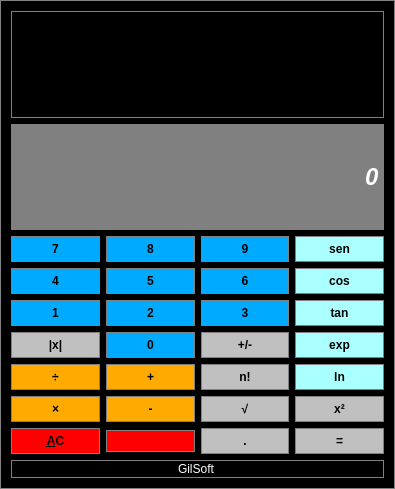
<?xml version="1.0" encoding="UTF-8"?>
<ui version="4.0">
 <class>Calculator</class>
 <widget class="QMainWindow" name="Calculator">
  <property name="geometry">
   <rect>
    <x>0</x>
    <y>0</y>
    <width>395</width>
    <height>489</height>
   </rect>
  </property>
  <property name="windowTitle">
   <string>Calculator</string>
  </property>
  <property name="windowIcon">
   <iconset resource="Resource.qrc">
    <normaloff>:/Resource/Cal.ico</normaloff>:/Resource/Cal.ico</iconset>
  </property>
  <property name="styleSheet">
   <string notr="true">QMainWindow
{

background-color: #000000;

border: 1px solid gray;

}</string>
  </property>
  <widget class="QWidget" name="centralWidget">
   <layout class="QGridLayout" name="gridLayout">
    <item row="1" column="0" colspan="4">
     <widget class="QLineEdit" name="Display">
      <property name="enabled">
       <bool>false</bool>
      </property>
      <property name="sizePolicy">
       <sizepolicy hsizetype="Preferred" vsizetype="Expanding">
        <horstretch>0</horstretch>
        <verstretch>0</verstretch>
       </sizepolicy>
      </property>
      <property name="font">
       <font>
        <family>Arial</family>
        <pointsize>18</pointsize>
        <weight>75</weight>
        <italic>true</italic>
        <bold>true</bold>
       </font>
      </property>
      <property name="styleSheet">
       <string notr="true">QLineEdit
{

background-color: gray;
border: 1px solid gray;
color: #FFFFFF


}</string>
      </property>
      <property name="text">
       <string>0</string>
      </property>
      <property name="maxLength">
       <number>1000000000</number>
      </property>
      <property name="alignment">
       <set>Qt::AlignRight|Qt::AlignTrailing|Qt::AlignVCenter</set>
      </property>
     </widget>
    </item>
    <item row="0" column="0" colspan="4">
     <widget class="QLineEdit" name="DisplayAux">
      <property name="enabled">
       <bool>false</bool>
      </property>
      <property name="sizePolicy">
       <sizepolicy hsizetype="Expanding" vsizetype="Expanding">
        <horstretch>0</horstretch>
        <verstretch>0</verstretch>
       </sizepolicy>
      </property>
      <property name="font">
       <font>
        <family>Arial</family>
        <pointsize>18</pointsize>
        <weight>75</weight>
        <bold>true</bold>
       </font>
      </property>
      <property name="layoutDirection">
       <enum>Qt::LeftToRight</enum>
      </property>
      <property name="styleSheet">
       <string notr="true">QLineEdit
{

background-color: black;
border: 1px solid gray;
color: #FFFFFF


}</string>
      </property>
      <property name="text">
       <string/>
      </property>
      <property name="alignment">
       <set>Qt::AlignRight|Qt::AlignTrailing|Qt::AlignVCenter</set>
      </property>
     </widget>
    </item>
    <item row="5" column="1">
     <widget class="QPushButton" name="pushButton_0">
      <property name="sizePolicy">
       <sizepolicy hsizetype="Preferred" vsizetype="Preferred">
        <horstretch>0</horstretch>
        <verstretch>0</verstretch>
       </sizepolicy>
      </property>
      <property name="font">
       <font>
        <pointsize>9</pointsize>
        <weight>75</weight>
        <bold>true</bold>
       </font>
      </property>
      <property name="styleSheet">
       <string notr="true">QPushButton
{

background-color: #00aaff;
border: 1px solid gray;
padding: 5px;


}
QPushButton:pressed
{

background-color: #A9A9A9;
border: 1px solid gray;
padding: 5px;


}
</string>
      </property>
      <property name="text">
       <string>0</string>
      </property>
      <property name="shortcut">
       <string>0</string>
      </property>
     </widget>
    </item>
    <item row="10" column="3">
     <widget class="QPushButton" name="pushButton_Square">
      <property name="font">
       <font>
        <pointsize>9</pointsize>
        <weight>75</weight>
        <bold>true</bold>
       </font>
      </property>
      <property name="styleSheet">
       <string notr="true">QPushButton
{

background-color: #C0C0C0;
border: 1px solid gray;
padding: 5px;


}
QPushButton:pressed
{

background-color: #A9A9A9;
border: 1px solid gray;
padding: 5px;


}</string>
      </property>
      <property name="text">
       <string>x²</string>
      </property>
     </widget>
    </item>
    <item row="7" column="2">
     <widget class="QPushButton" name="pushButton_Fact">
      <property name="font">
       <font>
        <pointsize>9</pointsize>
        <weight>75</weight>
        <bold>true</bold>
       </font>
      </property>
      <property name="styleSheet">
       <string notr="true">QPushButton
{

background-color: #C0C0C0;
border: 1px solid gray;
padding: 5px;


}
QPushButton:pressed
{

background-color: #A9A9A9;
border: 1px solid gray;
padding: 5px;


}</string>
      </property>
      <property name="text">
       <string>n!</string>
      </property>
     </widget>
    </item>
    <item row="17" column="1">
     <widget class="QPushButton" name="pushButton_CLOne">
      <property name="font">
       <font>
        <pointsize>9</pointsize>
        <weight>75</weight>
        <bold>true</bold>
       </font>
      </property>
      <property name="styleSheet">
       <string notr="true">QPushButton
{

background-color: #ff0000;
border: 1px solid gray;
padding: 3px;


}
QPushButton:pressed
{

background-color: #A9A9A9;
border: 1px solid gray;
padding: 5px;


}</string>
      </property>
      <property name="text">
       <string/>
      </property>
      <property name="icon">
       <iconset resource="Resource.qrc">
        <normaloff>:/Resource/Del.ico</normaloff>:/Resource/Del.ico</iconset>
      </property>
      <property name="iconSize">
       <size>
        <width>20</width>
        <height>20</height>
       </size>
      </property>
      <property name="shortcut">
       <string>Backspace</string>
      </property>
     </widget>
    </item>
    <item row="10" column="2">
     <widget class="QPushButton" name="pushButton_SquareRoot">
      <property name="font">
       <font>
        <pointsize>9</pointsize>
        <weight>75</weight>
        <bold>true</bold>
       </font>
      </property>
      <property name="styleSheet">
       <string notr="true">QPushButton
{

background-color: #C0C0C0;
border: 1px solid gray;
padding: 5px;


}
QPushButton:pressed
{

background-color: #A9A9A9;
border: 1px solid gray;
padding: 5px;


}</string>
      </property>
      <property name="text">
       <string>√</string>
      </property>
     </widget>
    </item>
    <item row="17" column="3">
     <widget class="QPushButton" name="pushButton_Equals">
      <property name="sizePolicy">
       <sizepolicy hsizetype="Preferred" vsizetype="Preferred">
        <horstretch>0</horstretch>
        <verstretch>0</verstretch>
       </sizepolicy>
      </property>
      <property name="font">
       <font>
        <pointsize>9</pointsize>
        <weight>75</weight>
        <bold>true</bold>
       </font>
      </property>
      <property name="styleSheet">
       <string notr="true">QPushButton
{

background-color: #C0C0C0;
border: 1px solid gray;
padding: 5px;


}
QPushButton:pressed
{

background-color: #A9A9A9;
border: 1px solid gray;
padding: 5px;


}
</string>
      </property>
      <property name="text">
       <string>=</string>
      </property>
      <property name="shortcut">
       <string>Return</string>
      </property>
     </widget>
    </item>
    <item row="4" column="1">
     <widget class="QPushButton" name="pushButton_2">
      <property name="sizePolicy">
       <sizepolicy hsizetype="Preferred" vsizetype="Preferred">
        <horstretch>0</horstretch>
        <verstretch>0</verstretch>
       </sizepolicy>
      </property>
      <property name="font">
       <font>
        <pointsize>9</pointsize>
        <weight>75</weight>
        <bold>true</bold>
       </font>
      </property>
      <property name="styleSheet">
       <string notr="true">QPushButton
{

background-color: #00aaff;
border: 1px solid gray;
padding: 5px;


}
QPushButton:pressed
{

background-color: #A9A9A9;
border: 1px solid gray;
padding: 5px;


}
</string>
      </property>
      <property name="text">
       <string>2</string>
      </property>
      <property name="shortcut">
       <string>2</string>
      </property>
     </widget>
    </item>
    <item row="5" column="0">
     <widget class="QPushButton" name="pushButton_Mod">
      <property name="font">
       <font>
        <pointsize>9</pointsize>
        <weight>75</weight>
        <bold>true</bold>
       </font>
      </property>
      <property name="styleSheet">
       <string notr="true">QPushButton
{

background-color: #C0C0C0;
border: 1px solid gray;
padding: 5px;


}
QPushButton:pressed
{

background-color: #A9A9A9;
border: 1px solid gray;
padding: 5px;


}</string>
      </property>
      <property name="text">
       <string>|x|</string>
      </property>
     </widget>
    </item>
    <item row="2" column="3">
     <widget class="QPushButton" name="pushButton_Sen">
      <property name="font">
       <font>
        <pointsize>9</pointsize>
        <weight>75</weight>
        <bold>true</bold>
       </font>
      </property>
      <property name="styleSheet">
       <string notr="true">QPushButton
{

background-color: #aaffff;
border: 1px solid gray;
padding: 5px;


}
QPushButton:pressed
{

background-color: #A9A9A9;
border: 1px solid gray;
padding: 5px;


}
</string>
      </property>
      <property name="text">
       <string>sen</string>
      </property>
     </widget>
    </item>
    <item row="7" column="0">
     <widget class="QPushButton" name="pushButton_Div">
      <property name="sizePolicy">
       <sizepolicy hsizetype="Preferred" vsizetype="Preferred">
        <horstretch>0</horstretch>
        <verstretch>0</verstretch>
       </sizepolicy>
      </property>
      <property name="font">
       <font>
        <pointsize>9</pointsize>
        <weight>75</weight>
        <bold>true</bold>
       </font>
      </property>
      <property name="styleSheet">
       <string notr="true">QPushButton
{

background-color: #ffaa00;
border: 1px solid gray;
padding: 5px;


}
QPushButton:pressed
{

background-color: #A9A9A9;
border: 1px solid gray;
padding: 5px;


}
</string>
      </property>
      <property name="text">
       <string>÷</string>
      </property>
      <property name="shortcut">
       <string>/</string>
      </property>
     </widget>
    </item>
    <item row="18" column="0" colspan="4">
     <widget class="QLineEdit" name="lineEdit">
      <property name="enabled">
       <bool>false</bool>
      </property>
      <property name="styleSheet">
       <string notr="true">QLineEdit
{

background-color: black;
border: 1px solid gray;
color: #FFFFFF


}</string>
      </property>
      <property name="text">
       <string>GilSoft</string>
      </property>
      <property name="alignment">
       <set>Qt::AlignCenter</set>
      </property>
     </widget>
    </item>
    <item row="17" column="2">
     <widget class="QPushButton" name="pushButton_Point">
      <property name="font">
       <font>
        <pointsize>9</pointsize>
        <weight>75</weight>
        <bold>true</bold>
       </font>
      </property>
      <property name="styleSheet">
       <string notr="true">QPushButton
{

background-color: #C0C0C0;
border: 1px solid gray;
padding: 5px;


}
QPushButton:pressed
{

background-color: #A9A9A9;
border: 1px solid gray;
padding: 5px;


}</string>
      </property>
      <property name="text">
       <string>.</string>
      </property>
      <property name="shortcut">
       <string>.</string>
      </property>
     </widget>
    </item>
    <item row="3" column="1">
     <widget class="QPushButton" name="pushButton_5">
      <property name="sizePolicy">
       <sizepolicy hsizetype="Preferred" vsizetype="Preferred">
        <horstretch>0</horstretch>
        <verstretch>0</verstretch>
       </sizepolicy>
      </property>
      <property name="font">
       <font>
        <pointsize>9</pointsize>
        <weight>75</weight>
        <bold>true</bold>
       </font>
      </property>
      <property name="styleSheet">
       <string notr="true">QPushButton
{

background-color: #00aaff;
border: 1px solid gray;
padding: 5px;


}
QPushButton:pressed
{

background-color: #A9A9A9;
border: 1px solid gray;
padding: 5px;


}
</string>
      </property>
      <property name="text">
       <string>5</string>
      </property>
      <property name="shortcut">
       <string>5</string>
      </property>
     </widget>
    </item>
    <item row="4" column="3">
     <widget class="QPushButton" name="pushButton_Tan">
      <property name="sizePolicy">
       <sizepolicy hsizetype="Preferred" vsizetype="Preferred">
        <horstretch>0</horstretch>
        <verstretch>0</verstretch>
       </sizepolicy>
      </property>
      <property name="font">
       <font>
        <pointsize>9</pointsize>
        <weight>75</weight>
        <bold>true</bold>
       </font>
      </property>
      <property name="styleSheet">
       <string notr="true">QPushButton
{

background-color: #aaffff;
border: 1px solid gray;
padding: 5px;


}
QPushButton:pressed
{

background-color: #A9A9A9;
border: 1px solid gray;
padding: 5px;


}
</string>
      </property>
      <property name="text">
       <string>tan</string>
      </property>
     </widget>
    </item>
    <item row="4" column="2">
     <widget class="QPushButton" name="pushButton_3">
      <property name="sizePolicy">
       <sizepolicy hsizetype="Preferred" vsizetype="Preferred">
        <horstretch>0</horstretch>
        <verstretch>0</verstretch>
       </sizepolicy>
      </property>
      <property name="font">
       <font>
        <pointsize>9</pointsize>
        <weight>75</weight>
        <bold>true</bold>
       </font>
      </property>
      <property name="styleSheet">
       <string notr="true">QPushButton
{

background-color: #00aaff;
border: 1px solid gray;
padding: 5px;


}
QPushButton:pressed
{

background-color: #A9A9A9;
border: 1px solid gray;
padding: 5px;


}
</string>
      </property>
      <property name="text">
       <string>3</string>
      </property>
      <property name="shortcut">
       <string>3</string>
      </property>
     </widget>
    </item>
    <item row="10" column="0">
     <widget class="QPushButton" name="pushButton_Mul">
      <property name="sizePolicy">
       <sizepolicy hsizetype="Preferred" vsizetype="Preferred">
        <horstretch>0</horstretch>
        <verstretch>0</verstretch>
       </sizepolicy>
      </property>
      <property name="font">
       <font>
        <pointsize>9</pointsize>
        <weight>75</weight>
        <bold>true</bold>
       </font>
      </property>
      <property name="styleSheet">
       <string notr="true">QPushButton
{

background-color: #ffaa00;
border: 1px solid gray;
padding: 5px;


}
QPushButton:pressed
{

background-color: #A9A9A9;
border: 1px solid gray;
padding: 5px;


}
</string>
      </property>
      <property name="text">
       <string>×</string>
      </property>
      <property name="shortcut">
       <string>*</string>
      </property>
     </widget>
    </item>
    <item row="7" column="3">
     <widget class="QPushButton" name="pushButton_Ln">
      <property name="font">
       <font>
        <pointsize>9</pointsize>
        <weight>75</weight>
        <bold>true</bold>
       </font>
      </property>
      <property name="styleSheet">
       <string notr="true">QPushButton
{

background-color: #aaffff;
border: 1px solid gray;
padding: 5px;


}
QPushButton:pressed
{

background-color: #A9A9A9;
border: 1px solid gray;
padding: 5px;


}
</string>
      </property>
      <property name="text">
       <string>ln</string>
      </property>
     </widget>
    </item>
    <item row="2" column="0">
     <widget class="QPushButton" name="pushButton_7">
      <property name="sizePolicy">
       <sizepolicy hsizetype="Preferred" vsizetype="Preferred">
        <horstretch>0</horstretch>
        <verstretch>0</verstretch>
       </sizepolicy>
      </property>
      <property name="font">
       <font>
        <pointsize>9</pointsize>
        <weight>75</weight>
        <bold>true</bold>
       </font>
      </property>
      <property name="styleSheet">
       <string notr="true">QPushButton
{

background-color: #00aaff;
border: 1px solid gray;
padding: 5px;


}
QPushButton:pressed
{

background-color: #A9A9A9;
border: 1px solid gray;
padding: 5px;


}
</string>
      </property>
      <property name="text">
       <string>7</string>
      </property>
      <property name="shortcut">
       <string>7</string>
      </property>
     </widget>
    </item>
    <item row="2" column="1">
     <widget class="QPushButton" name="pushButton_8">
      <property name="sizePolicy">
       <sizepolicy hsizetype="Preferred" vsizetype="Preferred">
        <horstretch>0</horstretch>
        <verstretch>0</verstretch>
       </sizepolicy>
      </property>
      <property name="font">
       <font>
        <pointsize>9</pointsize>
        <weight>75</weight>
        <bold>true</bold>
       </font>
      </property>
      <property name="styleSheet">
       <string notr="true">QPushButton
{

background-color: #00aaff;
border: 1px solid gray;
padding: 5px;


}
QPushButton:pressed
{

background-color: #A9A9A9;
border: 1px solid gray;
padding: 5px;


}
</string>
      </property>
      <property name="text">
       <string>8</string>
      </property>
      <property name="shortcut">
       <string>8</string>
      </property>
     </widget>
    </item>
    <item row="17" column="0">
     <widget class="QPushButton" name="pushButton_AC">
      <property name="sizePolicy">
       <sizepolicy hsizetype="Preferred" vsizetype="Preferred">
        <horstretch>0</horstretch>
        <verstretch>0</verstretch>
       </sizepolicy>
      </property>
      <property name="font">
       <font>
        <pointsize>9</pointsize>
        <weight>75</weight>
        <bold>true</bold>
       </font>
      </property>
      <property name="styleSheet">
       <string notr="true">QPushButton
{

background-color: #ff0000;
border: 1px solid gray;
padding: 3px;


}
QPushButton:pressed
{

background-color: #A9A9A9;
border: 1px solid gray;
padding: 5px;


}</string>
      </property>
      <property name="text">
       <string>&amp;AC</string>
      </property>
      <property name="shortcut">
       <string>Del</string>
      </property>
     </widget>
    </item>
    <item row="5" column="3">
     <widget class="QPushButton" name="pushButton_Exp">
      <property name="font">
       <font>
        <pointsize>9</pointsize>
        <weight>75</weight>
        <bold>true</bold>
       </font>
      </property>
      <property name="styleSheet">
       <string notr="true">QPushButton
{

background-color: #aaffff;
border: 1px solid gray;
padding: 5px;


}
QPushButton:pressed
{

background-color: #A9A9A9;
border: 1px solid gray;
padding: 5px;


}
</string>
      </property>
      <property name="text">
       <string>exp</string>
      </property>
     </widget>
    </item>
    <item row="5" column="2">
     <widget class="QPushButton" name="pushButton_ChangeSign">
      <property name="sizePolicy">
       <sizepolicy hsizetype="Preferred" vsizetype="Preferred">
        <horstretch>0</horstretch>
        <verstretch>0</verstretch>
       </sizepolicy>
      </property>
      <property name="font">
       <font>
        <pointsize>9</pointsize>
        <weight>75</weight>
        <bold>true</bold>
       </font>
      </property>
      <property name="styleSheet">
       <string notr="true">QPushButton
{

background-color: #C0C0C0;
border: 1px solid gray;
padding: 5px;


}
QPushButton:pressed
{

background-color: #A9A9A9;
border: 1px solid gray;
padding: 5px;


}
</string>
      </property>
      <property name="text">
       <string>+/-</string>
      </property>
     </widget>
    </item>
    <item row="3" column="0">
     <widget class="QPushButton" name="pushButton_4">
      <property name="sizePolicy">
       <sizepolicy hsizetype="Preferred" vsizetype="Preferred">
        <horstretch>0</horstretch>
        <verstretch>0</verstretch>
       </sizepolicy>
      </property>
      <property name="font">
       <font>
        <pointsize>9</pointsize>
        <weight>75</weight>
        <bold>true</bold>
       </font>
      </property>
      <property name="styleSheet">
       <string notr="true">QPushButton
{

background-color: #00aaff;
border: 1px solid gray;
padding: 5px;


}
QPushButton:pressed
{

background-color: #A9A9A9;
border: 1px solid gray;
padding: 5px;


}
</string>
      </property>
      <property name="text">
       <string>4</string>
      </property>
      <property name="shortcut">
       <string>4</string>
      </property>
     </widget>
    </item>
    <item row="2" column="2">
     <widget class="QPushButton" name="pushButton_9">
      <property name="sizePolicy">
       <sizepolicy hsizetype="Preferred" vsizetype="Preferred">
        <horstretch>0</horstretch>
        <verstretch>0</verstretch>
       </sizepolicy>
      </property>
      <property name="font">
       <font>
        <pointsize>9</pointsize>
        <weight>75</weight>
        <bold>true</bold>
       </font>
      </property>
      <property name="styleSheet">
       <string notr="true">QPushButton
{

background-color: #00aaff;
border: 1px solid gray;
padding: 5px;


}
QPushButton:pressed
{

background-color: #A9A9A9;
border: 1px solid gray;
padding: 5px;


}
</string>
      </property>
      <property name="text">
       <string>9</string>
      </property>
      <property name="shortcut">
       <string>9</string>
      </property>
     </widget>
    </item>
    <item row="10" column="1">
     <widget class="QPushButton" name="pushButton_Sub">
      <property name="sizePolicy">
       <sizepolicy hsizetype="Preferred" vsizetype="Preferred">
        <horstretch>0</horstretch>
        <verstretch>0</verstretch>
       </sizepolicy>
      </property>
      <property name="font">
       <font>
        <pointsize>9</pointsize>
        <weight>75</weight>
        <bold>true</bold>
       </font>
      </property>
      <property name="styleSheet">
       <string notr="true">QPushButton
{

background-color: #ffaa00;
border: 1px solid gray;
padding: 5px;


}
QPushButton:pressed
{

background-color: #A9A9A9;
border: 1px solid gray;
padding: 5px;


}
</string>
      </property>
      <property name="text">
       <string>-</string>
      </property>
      <property name="shortcut">
       <string>-</string>
      </property>
     </widget>
    </item>
    <item row="7" column="1">
     <widget class="QPushButton" name="pushButton_Add">
      <property name="sizePolicy">
       <sizepolicy hsizetype="Preferred" vsizetype="Preferred">
        <horstretch>0</horstretch>
        <verstretch>0</verstretch>
       </sizepolicy>
      </property>
      <property name="font">
       <font>
        <pointsize>9</pointsize>
        <weight>75</weight>
        <bold>true</bold>
       </font>
      </property>
      <property name="styleSheet">
       <string notr="true">QPushButton
{

background-color: #ffaa00;
border: 1px solid gray;
padding: 5px;


}
QPushButton:pressed
{

background-color: #A9A9A9;
border: 1px solid gray;
padding: 5px;


}
</string>
      </property>
      <property name="text">
       <string>+</string>
      </property>
      <property name="shortcut">
       <string>+</string>
      </property>
     </widget>
    </item>
    <item row="3" column="2">
     <widget class="QPushButton" name="pushButton_6">
      <property name="sizePolicy">
       <sizepolicy hsizetype="Preferred" vsizetype="Preferred">
        <horstretch>0</horstretch>
        <verstretch>0</verstretch>
       </sizepolicy>
      </property>
      <property name="font">
       <font>
        <pointsize>9</pointsize>
        <weight>75</weight>
        <bold>true</bold>
       </font>
      </property>
      <property name="styleSheet">
       <string notr="true">QPushButton
{

background-color: #00aaff;
border: 1px solid gray;
padding: 5px;


}
QPushButton:pressed
{

background-color: #A9A9A9;
border: 1px solid gray;
padding: 5px;


}
</string>
      </property>
      <property name="text">
       <string>6</string>
      </property>
      <property name="shortcut">
       <string>6</string>
      </property>
     </widget>
    </item>
    <item row="4" column="0">
     <widget class="QPushButton" name="pushButton_1">
      <property name="sizePolicy">
       <sizepolicy hsizetype="Preferred" vsizetype="Preferred">
        <horstretch>0</horstretch>
        <verstretch>0</verstretch>
       </sizepolicy>
      </property>
      <property name="font">
       <font>
        <pointsize>9</pointsize>
        <weight>75</weight>
        <bold>true</bold>
       </font>
      </property>
      <property name="styleSheet">
       <string notr="true">QPushButton
{

background-color: #00aaff;
border: 1px solid gray;
padding: 5px;


}
QPushButton:pressed
{

background-color: #A9A9A9;
border: 1px solid gray;
padding: 5px;


}
</string>
      </property>
      <property name="text">
       <string>1</string>
      </property>
      <property name="shortcut">
       <string>1</string>
      </property>
     </widget>
    </item>
    <item row="3" column="3">
     <widget class="QPushButton" name="pushButton_Cos">
      <property name="sizePolicy">
       <sizepolicy hsizetype="Preferred" vsizetype="Preferred">
        <horstretch>0</horstretch>
        <verstretch>0</verstretch>
       </sizepolicy>
      </property>
      <property name="font">
       <font>
        <pointsize>9</pointsize>
        <weight>75</weight>
        <bold>true</bold>
       </font>
      </property>
      <property name="styleSheet">
       <string notr="true">QPushButton
{

background-color: #aaffff;
border: 1px solid gray;
padding: 5px;


}
QPushButton:pressed
{

background-color: #A9A9A9;
border: 1px solid gray;
padding: 5px;


}
</string>
      </property>
      <property name="text">
       <string>cos</string>
      </property>
     </widget>
    </item>
   </layout>
  </widget>
  <widget class="QMenuBar" name="menuBar">
   <property name="enabled">
    <bool>true</bool>
   </property>
   <property name="geometry">
    <rect>
     <x>0</x>
     <y>0</y>
     <width>395</width>
     <height>21</height>
    </rect>
   </property>
  </widget>
 </widget>
 <layoutdefault spacing="6" margin="11"/>
 <resources>
  <include location="Resource.qrc"/>
 </resources>
 <connections/>
</ui>
